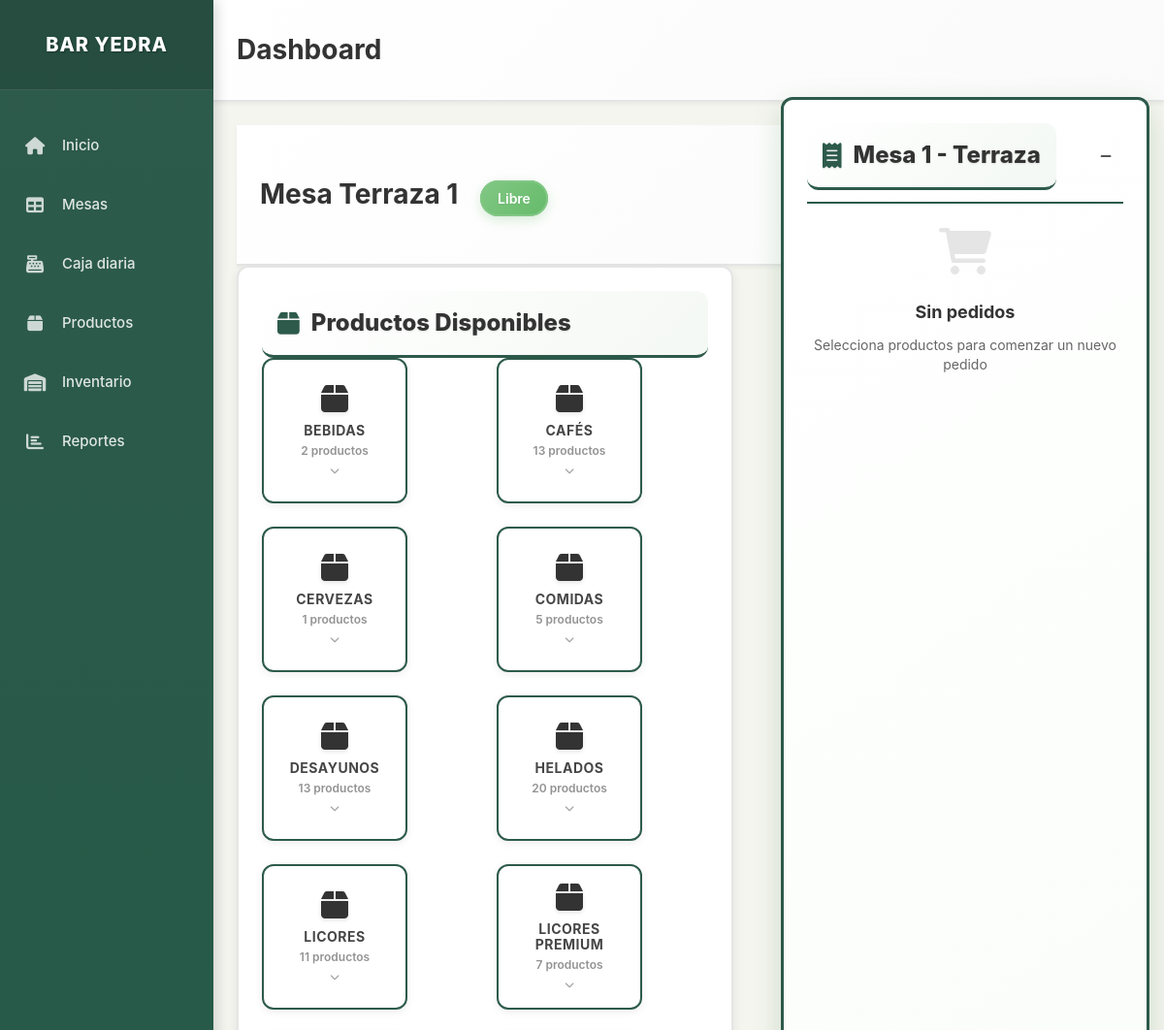
Before: /mesa/1 (upper part) with the older database file.
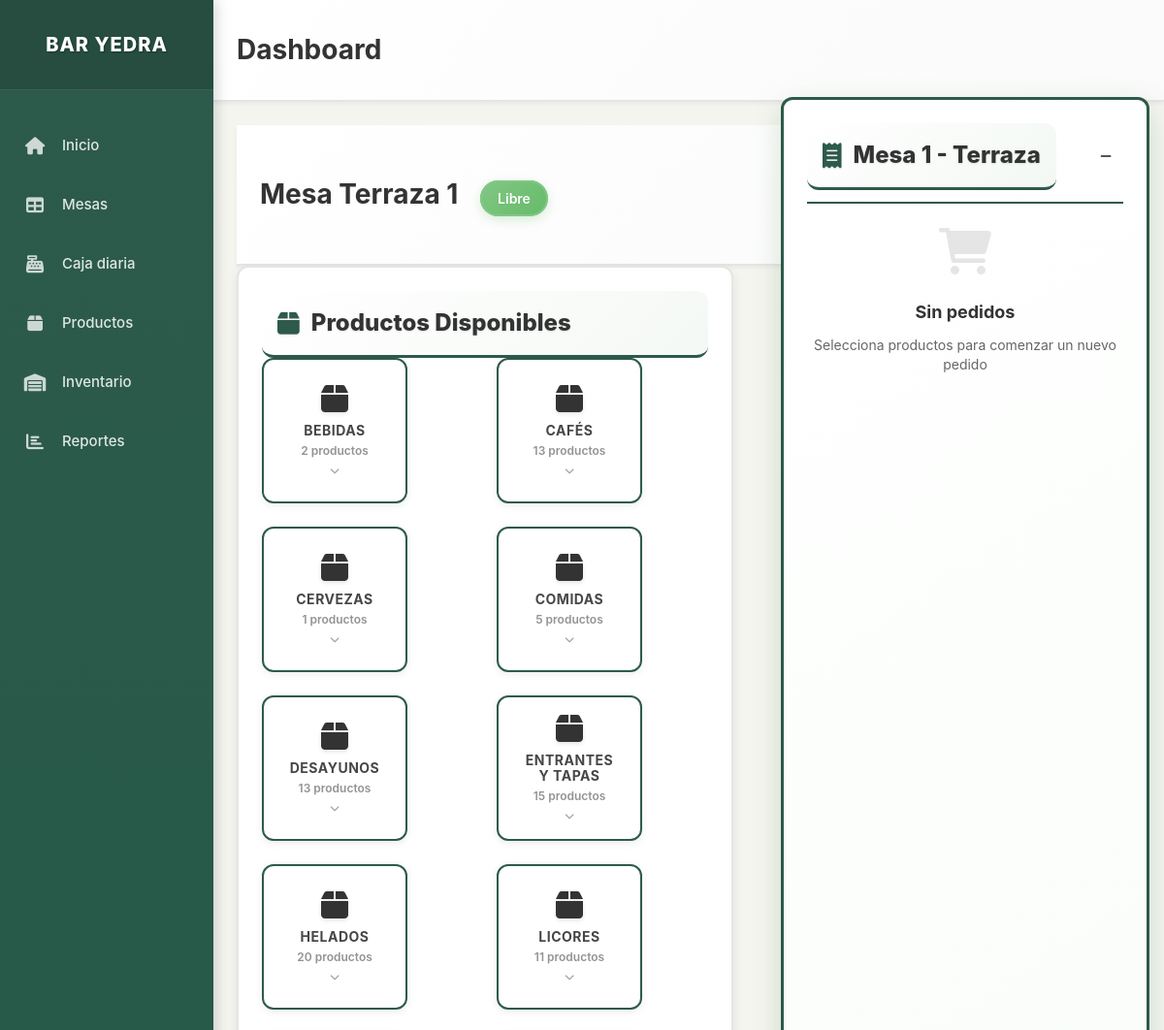
After: the same page with the newer database file.
### models.py (models this page shows, shortened)
class Mesa(db.Model):
    id = db.Column(db.Integer, primary_key=True)
    numero = db.Column(db.Integer, nullable=False)
    zona = db.Column(db.String(50), nullable=False)  # Terraza, Sala, Barra
    estado = db.Column(db.String(20), default='libre')  # libre, ocupada, pagada
    pedidos = db.relationship('Pedido', backref='mesa', lazy=True)

class Producto(db.Model):
    id = db.Column(db.Integer, primary_key=True)
    nombre = db.Column(db.String(100), nullable=False)
    precio = db.Column(db.Numeric(10, 2), nullable=False)
    categoria = db.Column(db.String(50), nullable=False, default='General')
    foto_url = db.Column(db.String(255), nullable=True)
    descripcion = db.Column(db.Text, nullable=True)
    activo = db.Column(db.Boolean, default=True)
    orden = db.Column(db.Integer, default=0)  # Para ordenar productos en la interfaz
    stock_actual = db.Column(db.Integer, default=0)  # Cantidad actual en stock
    stock_minimo = db.Column(db.Integer, default=5)  # Alerta cuando llegue a este nivel
    unidad_medida = db.Column(db.String(20), default='unidad')  # unidad, litro, kg, etc.
    fecha_actualizacion = db.Column(db.DateTime, default=datetime.utcnow)

### app.py (the view)
@app.route('/mesa/<int:mesa_id>')
def table_detail(mesa_id):
    mesa = Mesa.query.get_or_404(mesa_id)
    productos = Producto.query.filter_by(activo=True).order_by(Producto.categoria, Producto.orden, Producto.nombre).all()
    productos_por_categoria = {}
    productos_dict = {}
    for producto in productos:
        if producto.categoria not in productos_por_categoria:
            productos_por_categoria[producto.categoria] = []
        productos_por_categoria[producto.categoria].append(producto)
        productos_dict[producto.id] = producto
    pedido_actual = Pedido.query.filter_by(mesa_id=mesa_id, estado='abierto').first()
    return render_template('table_detail.html',
                         mesa=mesa,
                         productos_por_categoria=productos_por_categoria,
                         productos_dict=productos_dict,
                         pedido_actual=pedido_actual)

### templates/table_detail.html (shortened to what this page needs)
{% extends "layout.html" %}
{% block content %}
<div class="content-header">
    <h1 class="page-title">
        Mesa {{ mesa.zona }} {{ mesa.numero }}
        <span class="table-status-badge table-{{ mesa.estado }}">{{ mesa.estado|title }}</span>
    </h1>
    <div class="table-actions">
        <a href="{{ url_for('index') }}" class="btn btn-secondary btn-lg touch-friendly">
            <i class="fas fa-arrow-left"></i> Volver
        </a>
    </div>
</div>
<div class="table-detail-layout">
    <div class="products-panel">
        <h2 class="panel-title">
            <i class="fas fa-box"></i> Productos Disponibles
        </h2>
        <div class="categories-grid">
            {% for categoria, productos in productos_por_categoria.items() %}
            <div class="category-card" data-categoria="{{ categoria }}" onclick="toggleCategory('{{ categoria }}')">
                <div class="category-icon">
                    <i class="fas fa-box"></i>
                </div>
                <div class="category-name">{{ categoria }}</div>
                <div class="category-product-count">{{ productos|length }} productos</div>
                <div class="category-expand-indicator">
                    <i class="fas fa-chevron-down"></i>
                </div>
            </div>
            {% endfor %}
        </div>
    </div>
    <div class="order-panel">
        <div class="order-header">
            <h2 class="panel-title">
                <i class="fas fa-receipt"></i> Mesa {{ mesa.numero }} - {{ mesa.zona }}
            </h2>
            <div class="order-controls">
                <button class="btn-minimize" onclick="toggleOrderPanel()" title="Minimizar panel">
                    <i class="fas fa-minus"></i>
                </button>
            </div>
        </div>
        {% if pedido_actual and pedido_actual.total > 0 %}
            <div class="current-order">
                <div class="order-items">
                    {% set productos_pedido = pedido_actual.productos|from_json if pedido_actual.productos else {} %}
                    {% for producto_id, cantidad in productos_pedido.items() %}
                        {% set producto = productos_dict[producto_id|int] %}
                        <div class="order-item">
                            <div class="item-details">
                                <div class="item-name">{{ producto.nombre }}</div>
                                <div class="item-price">€{{ "%.2f"|format(producto.precio) }}</div>
                            </div>
                            <div class="item-quantity">
                                <button class="btn-quantity" onclick="updateQuantity({{ mesa.id }}, {{ producto.id }}, {{ cantidad - 1 }})">-</button>
                                <span class="quantity">{{ cantidad }}</span>
                                <button class="btn-quantity" onclick="updateQuantity({{ mesa.id }}, {{ producto.id }}, {{ cantidad + 1 }})">+</button>
                            </div>
                            <div class="item-subtotal">€{{ "%.2f"|format(producto.precio * cantidad) }}</div>
                            <button class="btn-remove" onclick="removeFromOrder({{ mesa.id }}, {{ producto.id }})" title="Eliminar">
                                <i class="fas fa-trash"></i>
                            </button>
                        </div>
                    {% endfor %}
                </div>
                <div class="order-summary">
                    <div class="summary-row total-row">
                        <span class="summary-label">Total:</span>
                        <span class="summary-value">€{{ "%.2f"|format(pedido_actual.total) }}</span>
                    </div>
                    <div class="summary-info">
                        <small>Iniciado: {{ pedido_actual.fecha_creacion.strftime('%H:%M') if pedido_actual.fecha_creacion else 'Ahora' }}</small>
                    </div>
                </div>
                <div class="order-actions">
                    <button class="btn btn-secondary btn-sm full-width" onclick="splitBill({{ mesa.id }})" style="margin-bottom: 10px;">
                        <i class="fas fa-cut"></i> Dividir Cuenta
                    </button>
                    <button class="btn btn-warning btn-lg full-width" onclick="showPaymentOptions({{ mesa.id }})">
                        <i class="fas fa-check"></i> Cerrar Pedido
                    </button>
                </div>
            </div>
        {% else %}
            <div class="empty-order">
                <div class="empty-icon">
                    <i class="fas fa-shopping-cart"></i>
                </div>
                <h3>Sin pedidos</h3>
                <p>Selecciona productos para comenzar un nuevo pedido</p>
            </div>
        {% endif %}
    </div>
</div>
{% endblock %}

### templates/layout.html (shortened to what this page needs)
<!DOCTYPE html>
<html lang="es">
<head>
    <link href="https://cdnjs.cloudflare.com/ajax/libs/font-awesome/6.0.0/css/all.min.css" rel="stylesheet">
    <link href="{{ url_for('static', filename='css/style.css') }}" rel="stylesheet">
</head>
<body>
    <div class="app-layout">
        <aside class="sidebar" role="navigation" aria-label="Navegación principal">
            <div class="sidebar-header">
                <a class="sidebar-brand" href="{{ url_for('index') }}" aria-label="Bar Yedra - Ir al inicio">
                    BAR YEDRA
                </a>
            </div>
            <nav id="sidebar-nav" aria-label="Menú principal">
                <ul class="sidebar-nav" role="menubar">
                    <li role="none">
                        <a class="nav-link" href="{{ url_for('index') }}" role="menuitem" aria-label="Ir a inicio y gestión de mesas">
                            <i class="fas fa-home" aria-hidden="true"></i>
                            Inicio
                        </a>
                    </li>
                    <li role="none">
                        <a class="nav-link" href="{{ url_for('index') }}" role="menuitem" aria-label="Gestionar mesas del restaurante">
                            <i class="fas fa-table" aria-hidden="true"></i>
                            Mesas
                        </a>
                    </li>
                    <li role="none">
                        <a class="nav-link" href="{{ url_for('cash_register') }}" role="menuitem" aria-label="Ver caja diaria y ventas">
                            <i class="fas fa-cash-register" aria-hidden="true"></i>
                            Caja diaria
                        </a>
                    </li>
                    <li role="none">
                        <a class="nav-link" href="{{ url_for('products') }}" role="menuitem" aria-label="Gestionar productos del menú">
                            <i class="fas fa-box" aria-hidden="true"></i>
                            Productos
                        </a>
                    </li>
                    <li role="none">
                        <a class="nav-link" href="{{ url_for('inventory') }}" role="menuitem" aria-label="Controlar inventario y stock">
                            <i class="fas fa-warehouse" aria-hidden="true"></i>
                            Inventario
                        </a>
                    </li>
                    <li role="none">
                        <a class="nav-link" href="{{ url_for('reports') }}" role="menuitem" aria-label="Ver reportes de ventas">
                            <i class="fas fa-chart-bar" aria-hidden="true"></i>
                            Reportes
                        </a>
                    </li>
                </ul>
            </nav>
        </aside>
        <main class="main-content">
            <header class="content-header">
                <h1 class="page-title">{% block page_title %}Dashboard{% endblock %}</h1>
            </header>
            <div class="content-container">
                {% block content %}{% endblock %}
            </div>
        </main>
    </div>
</body>
</html>

Changed rows visible on the page:
no longer on this page (row unchanged): Producto: categoria "LICORES PREMIUM", productos "7"
added Producto: categoria "ENTRANTES Y TAPAS", productos "15"
